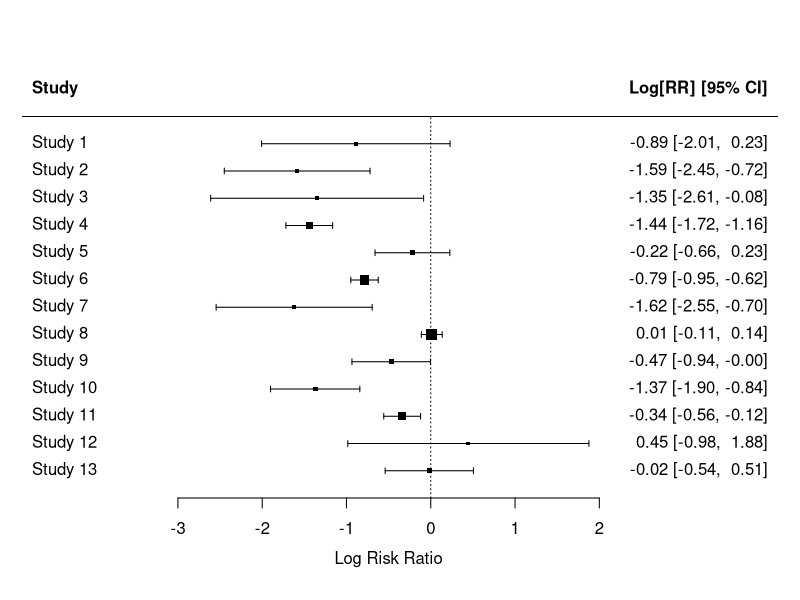
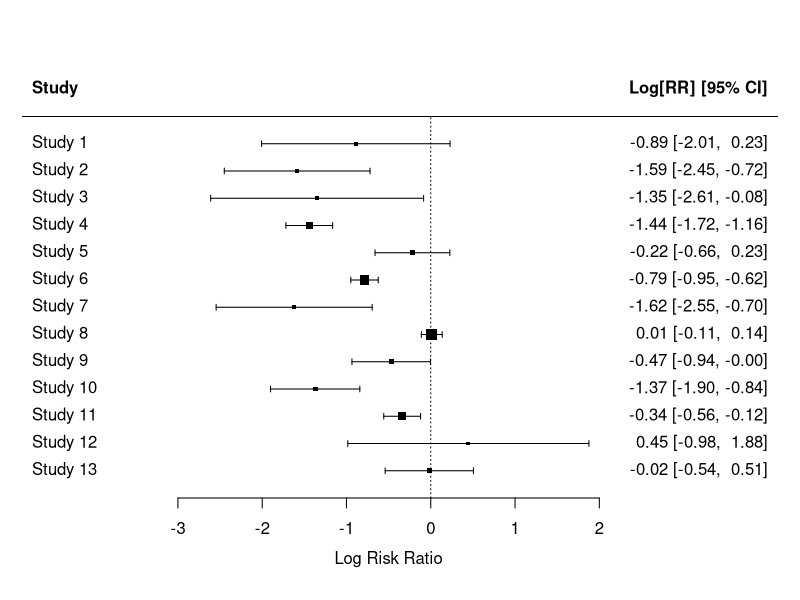
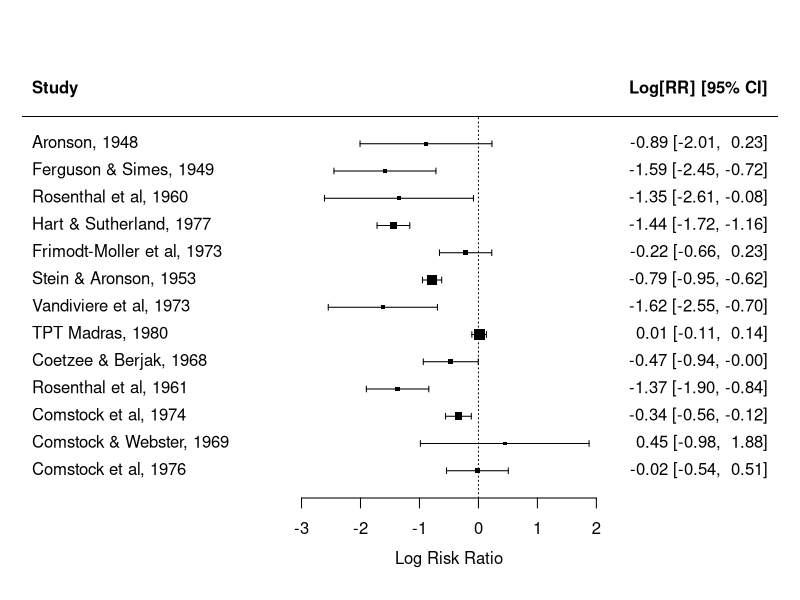
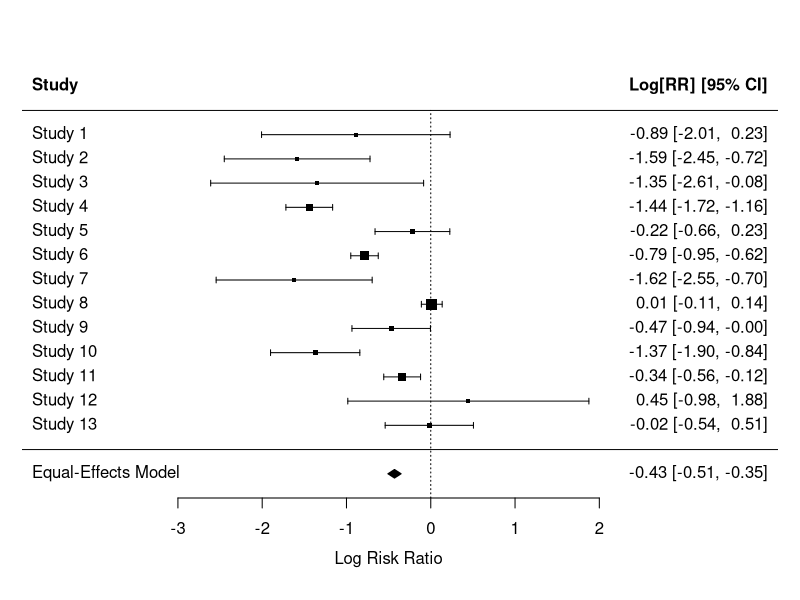
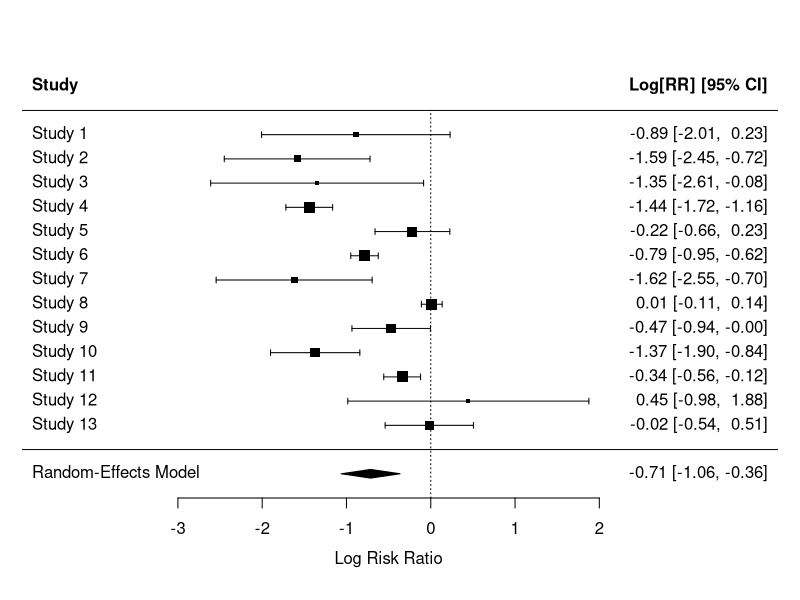
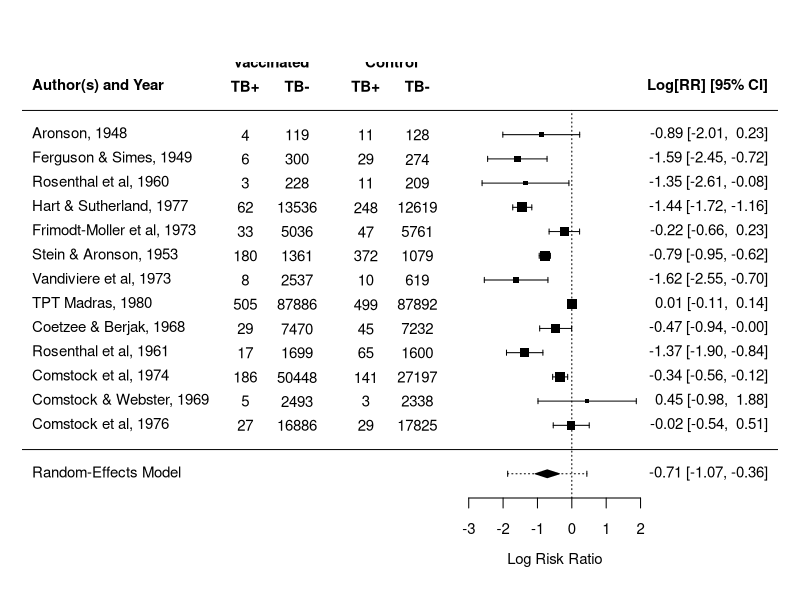
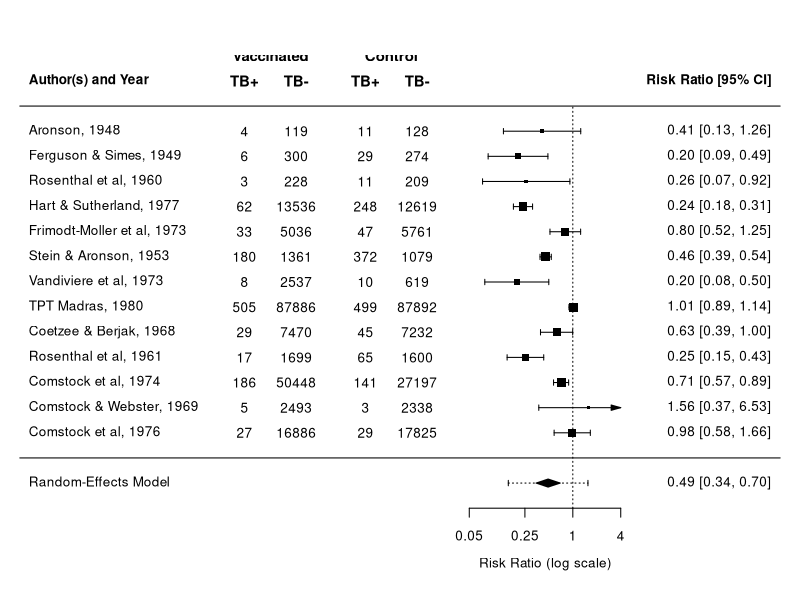
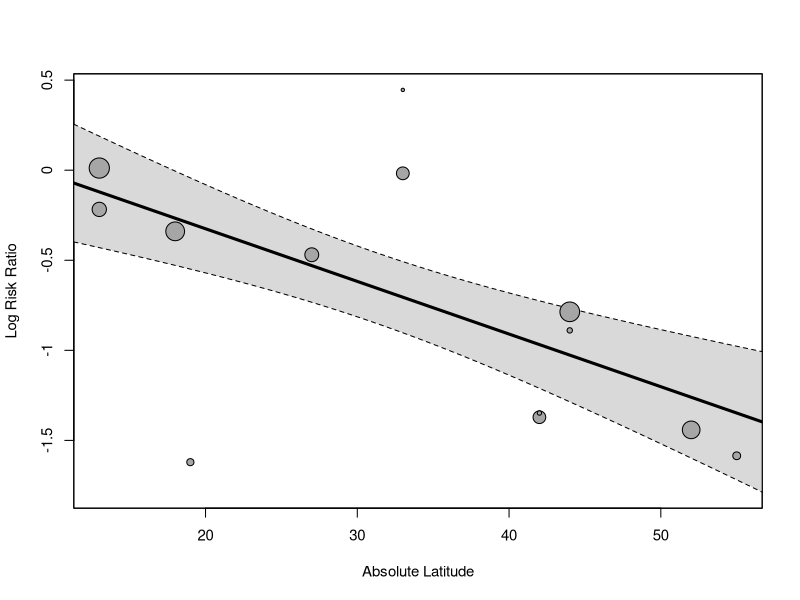

Here is the R script that generated these plots, in order:
############################################################################

# materials from the "Meta-Analysis with R" workshop given by Wolfgang
# Viechtbauer on February 21 (with a follow-up session on May 6), 2022, as
# part of the 2022 "Evidence Synthesis & Meta-Analysis in R Conference"
#
# workshop details: https://www.wvbauer.com/doku.php/workshop_2022_ma_esmarconf
# author details:   https://www.wvbauer.com/

############################################################################

# meta-analysis examining the effectiveness of the BCG vaccine for preventing
# tuberculosis infections
#
# source: Colditz, G. A., Brewer, T. F., Berkey, C. S., Wilson, M. E.,
# Burdick, E., Fineberg, H. V., & Mosteller, F. (1994). Efficacy of BCG
# vaccine in the prevention of tuberculosis: Meta-analysis of the published
# literature. Journal of the American Medical Association, 271(9), 698-702.
# https://doi.org/10.1001/jama.1994.03510330076038
#
# one of the included studies: Hart, P. D. & Sutherland, I. (1977). BCG and
# vole bacillus vaccines in the prevention of tuberculosis in adolescence and
# early adult life. British Medical Journal, 2, 293-295.
# https://doi.org/10.1136/bmj.2.6082.293

############################################################################

# load metafor package
library(metafor)

# make sure that this script (code_r_bcg.r) and the BCG dataset (data_bcg.txt)
# are both placed in the same directory/folder on your computer; the first
# thing we need to do now is to set the 'working directory' to this location

# in RStudio: Menu 'Session', Set Working Directory, To Source File Location

# this sets the working directory to the location of the currently opened R
# script (i.e., code_r_bcg.r) and hence the following command will be able to
# find the dataset in the same directory

# read in data from data_bcg.txt
dat <- read.table("data_bcg.txt", header=TRUE)

# examine data
dat

# spreadsheet-like view
View(dat)

# or use the built-in dataset (called 'dat.bcg')
# copy BCG vaccine data to 'dat'
dat <- dat.bcg
dat

# tpos, tneg, cpos, cneg are the variables corresponding to the 2x2 tables
#
#          | TB+   TB-
# ---------+-----------
# treated  | tpos  tneg
# control  | cpos  cneg

# compute log risk ratios and corresponding sampling variances
dat <- escalc(measure="RR", ai=tpos, bi=tneg,
                            ci=cpos, di=cneg, data=dat)
dat

# yi = the log risk ratios
# vi = the corresponding sampling variances

# check the calculation of the log risk rations for Hart & Sutherland (1977)
 62 / ( 62 + 13536) # risk in the treated (vaccinated) group
248 / (248 + 12619) # risk in the control (non-vaccinated) group
(62 / (62 + 13536)) / (248 / (248 + 12619)) # risk ratio
log((62 / (62 + 13536)) / (248 / (248 + 12619))) # log risk ratio

# so, a risk ratio of 1 leads to a log risk ratio of 0, which indicates that
# the risk in the treated (vaccinated) group is the same as the risk in the
# control (non-vaccinated group); if the risk is lower in the treated group,
# then the risk ratio will be below 1 and the log risk ratio below 0

# forest plot (a very basic one)
forest(dat$yi, dat$vi)
with(dat, forest(yi, vi))

# a slightly nicer one
with(dat, forest(yi, vi, slab=paste(author, year, sep=", "), header=TRUE))

# fit equal-effects model
res <- rma(yi, vi, method="EE", data=dat)
res

# double-check the computation of the estimate
with(dat, sum(1/vi * yi) / sum(1/vi))

# or round results to 2 digits
print(res, digits=2)

# back-transform results to the risk ratio scale
predict(res, transf=exp, digits=2)

# forest plot with results from the model
forest(res)

# fit random-effects model (using the DerSimonian-Laird estimator for tau^2)
res <- rma(yi, vi, method="DL", data=dat)
res

# fit random-effects model (the default is to use REML estimation)
rma(yi, vi, data=dat)

# or round results to 2 digits
print(res, digits=2)

# estimated average risk ratio (and 95% CI/PI)
predict(res, transf=exp, digits=2)

# forest plot with results from the model
forest(res)

# a nicer forest plot
res <- rma(yi, vi, data=dat, slab=paste(author, year, sep=", "))
forest(res, xlim=c(-16,6), header="Author(s) and Year", addpred=TRUE,
       ilab=cbind(tpos, tneg, cpos, cneg),
       ilab.xpos=c(-9.5,-8,-6,-4.5), cex=.90)
par(cex=.90, font=2)
text(c(-9.5,-8,-6,-4.5), 15, c("TB+", "TB-", "TB+", "TB-"))
text(c(-8.75,-5.25),     16, c("Vaccinated", "Control"))

# a nicer forest plot (with back-transformation)
res <- rma(yi, vi, data=dat, slab=paste(author, year, sep=", "))
forest(res, xlim=c(-16,6), atransf=exp, at=log(c(.05,.25,1,4)),
       header="Author(s) and Year", addpred=TRUE,
       ilab=cbind(tpos, tneg, cpos, cneg),
       ilab.xpos=c(-9.5,-8,-6,-4.5), cex=.90)
par(cex=.90, font=2)
text(c(-9.5,-8,-6,-4.5), 15, c("TB+", "TB-", "TB+", "TB-"))
text(c(-8.75,-5.25),     16, c("Vaccinated", "Control"))

# computation of I^2
res <- rma(yi, vi, data=dat)
res
k <- res$k
wi <- 1/res$vi
# think of 'vt' as a way to quantify the 'typical' sampling variance
vt <- (k-1) * sum(wi) / (sum(wi)^2 - sum(wi^2))
round(100 * res$tau2 / (res$tau2 + vt), digits=2)

# confidence interval for tau^2 and I^2
confint(res)

############################################################################

# fit mixed-effects meta-regression model
res <- rma(yi, vi, mods = ~ ablat, method="DL", data=dat)
res

# predicted average log risk ratio at 44 degrees
predict(res, newmods=44)

# predicted average risk ratio at 44 degrees
predict(res, newmods=44, digits=2, transf=exp)

# draw bubble plot
regplot(res, xlab="Absolute Latitude")
regplot(res, xlab="Absolute Latitude", xlim=c(0,60), predlim=c(0,60), transf=exp)
regplot(res, xlab="Absolute Latitude", xlim=c(0,60), predlim=c(0,60), transf=exp,
        refline=1, legend=TRUE, las=1, bty="l")

# computation of the (pseudo) R^2 value
res0 <- rma(yi, vi, method="DL", data=dat)
res1 <- rma(yi, vi, mods = ~ ablat, method="DL", data=dat)
round(100 * (res0$tau2 - res1$tau2) / res0$tau2, digits=2)

# mixed-effects meta-regression model with 2 moderators
res <- rma(yi, vi, mods = ~ ablat + year, method="DL", data=dat)
res

# predicted average risk ratios at 10, 30, and 50 degrees in 1970
predict(res, newmods=c(10, 1970), digits=2, transf=exp)
predict(res, newmods=c(30, 1970), digits=2, transf=exp)
predict(res, newmods=c(50, 1970), digits=2, transf=exp)

# plot the marginal relationships
regplot(res, mod="ablat", xlab="Absolute Latitude")
regplot(res, mod="year", xlab="Publication Year")

# create dummy variable (1 for random, 0 otherwise)
dat$random <- ifelse(dat$alloc=="random", 1, 0)

# subgrouping based on the 'random' dummy variable
res0 <- rma(yi, vi, method="DL", subset=c(random==0), data=dat)
res0
res1 <- rma(yi, vi, method="DL", subset=c(random==1), data=dat)
res1

# test whether the two coefficients differ from each other
rma(c(coef(res0), coef(res1)), c(vcov(res0), vcov(res1)), mods = c(0,1), method="FE")

# mixed-effects meta-regression model with dummy variable
res <- rma(yi, vi, mods = ~ random, method="DL", data=dat)
res

# predicted average log risk ratio for random=0
predict(res, newmods=0)

# predicted average log risk ratio for random=1
predict(res, newmods=1)

# predicted average risk ratio for random=0
predict(res, newmods=0, digits=2, transf=exp)

# predicted average risk ratio for random=1
predict(res, newmods=1, digits=2, transf=exp)

# these two approaches are not identical, since subgrouping allows for a
# different tau^2 value within subgroups, while the meta-regression approach
# assumes a single tau^2 value within subgroups

# mixed-effects meta-regression model with a categorical moderator
res <- rma(yi, vi, mods = ~ alloc, method="DL", data=dat)
res

# predicted average risk ratio for 'alternate'
predict(res, newmods=c(0,0), digits=2, transf=exp)

# predicted average risk ratio for 'random'
predict(res, newmods=c(1,0), digits=2, transf=exp)

# predicted average risk ratio for 'systematic'
predict(res, newmods=c(0,1), digits=2, transf=exp)

# for more details on this, see:
# https://www.metafor-project.org/doku.php/tips:comp_two_independent_estimates

############################################################################

# another example of a bubble plot
res <- rma(yi, vi, mods = ~ ablat, method="DL", data=dat)
regplot(res, xlim=c(10,60), predlim=c(10,60), xlab="Absolute Latitude",
        atransf=exp, at=log(seq(0.2,1.6,by=0.2)), digits=1, las=1, bty="l",
        refline=0, label=c(7,12,13), labsize=0.9)

############################################################################

# note: we will not focus on publication bias in the context of this dataset
# (instead, see code_r_magnesium.r), but for completeness sake some of the
# methods are also applied here to the BCG vaccine dataset

# random-effects model
res <- rma(yi, vi, method="DL", data=dat)
res

# funnel plot
funnel(res)

# regression test
regtest(res)

# trim and fill method
taf <- trimfill(res)
taf
funnel(taf)

# fit selection model (assuming selection in favor of significant negative effects)
sel <- selmodel(res, type="logistic", alternative="less")
sel
plot(sel)

# PET/PEESE
regtest(res)
regtest(res, predictor="vi")

# contour-enhanced funnel plot
funnel(res, xlim=c(-2.5,2.5), ylim=c(0,0.8), refline=0, level=c(90, 95, 99),
       shade=c("white", "gray55", "gray75"), legend=TRUE)

############################################################################
